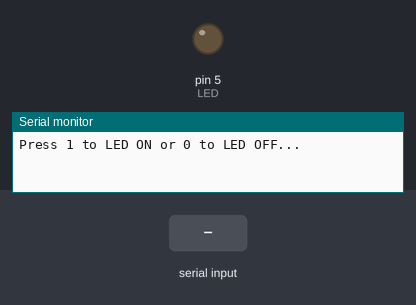
Recording of a sketch running on a simulated Arduino Uno, built with avr-gcc and run on an emulated ATmega328P. Parts: output pins drawn as LEDs (lit = HIGH), the last lines printed to the serial monitor. The inputs (shaded band) are chosen by the test bench.

Above: at 1.2 s.
1.3 s: "x" received over the second serial link
At 2.4 s:
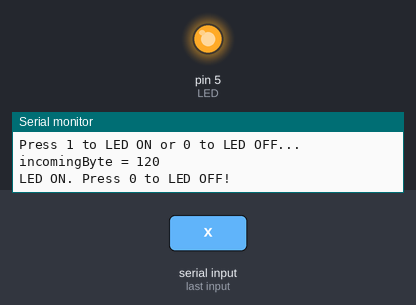
Timing chart, 0 to 4.3 s (numbered marks = the images above; inputs shaded):
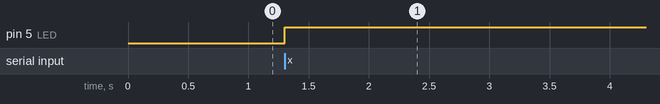

The sketch:

arduino4_2.ino
```cpp
#include <SoftwareSerial.h>
/*
 * RX is digital pin 10 (connect to TX of other device)
 * TX is digital pin 11 (connect to RX of other device)
 *
*/
#define RX 10
#define TX 11

SoftwareSerial mySerial(10, 11);

int incomingByte = 0;  // incoming data
int  LED = 5;      // LED pin

void setup() {
  Serial.begin(38400); //the serial communication through USB
  mySerial.begin(38400); // initialization
  pinMode(LED, OUTPUT);
  Serial.println("Press 1 to LED ON or 0 to LED OFF...");
}

void loop() {
//    digitalWrite(LED, HIGH);
//  delay(1000);
//  digitalWrite(LED, LOW);
//  delay(1000);
//  Serial.println(mySerial.available());
//  delay(1000);
  if (mySerial.available() > 0) {  // if the data came
    incomingByte = mySerial.read(); // read byte
    Serial.print("incomingByte = ");
    Serial.println(incomingByte, DEC);
    if(incomingByte == 0) {
       digitalWrite(LED, LOW);  // if 1, switch LED Off
       Serial.println("LED OFF. Press 1 to LED ON!");  // print message
       delay(1000);
    }else if(incomingByte == 120) {
       digitalWrite(LED, HIGH); // if 0, switch LED on
       Serial.println("LED ON. Press 0 to LED OFF!");
       delay(1000);
    }
  }
}
```

Measured:
- after the input at 1.3 s, pin 5 (LED): LOW → HIGH at once
